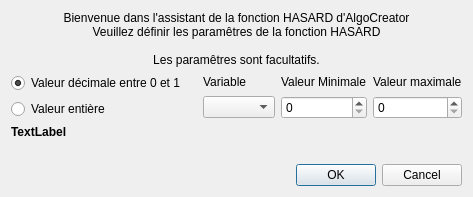
<?xml version="1.0" encoding="UTF-8"?>
<ui version="4.0">
 <class>assistFonctionHasard</class>
 <widget class="QDialog" name="assistFonctionHasard">
  <property name="geometry">
   <rect>
    <x>0</x>
    <y>0</y>
    <width>473</width>
    <height>197</height>
   </rect>
  </property>
  <property name="windowTitle">
   <string>Dialog</string>
  </property>
  <layout class="QVBoxLayout" name="verticalLayout">
   <item>
    <widget class="QLabel" name="label">
     <property name="text">
      <string>Bienvenue dans l'assistant de la fonction HASARD d'AlgoCreator
Veuillez définir les paramêtres de la fonction HASARD

Les paramêtres sont facultatifs.</string>
     </property>
     <property name="alignment">
      <set>Qt::AlignCenter</set>
     </property>
    </widget>
   </item>
   <item>
    <layout class="QHBoxLayout" name="horizontalLayout">
     <item>
      <layout class="QVBoxLayout" name="verticalLayout_2">
       <item>
        <widget class="QRadioButton" name="valDecimale">
         <property name="text">
          <string>Valeur décimale entre 0 et 1</string>
         </property>
         <property name="checked">
          <bool>true</bool>
         </property>
        </widget>
       </item>
       <item>
        <widget class="QRadioButton" name="valEntiere">
         <property name="text">
          <string>Valeur entière</string>
         </property>
        </widget>
       </item>
      </layout>
     </item>
     <item>
      <layout class="QGridLayout" name="gridLayout">
       <item row="1" column="2">
        <widget class="QSpinBox" name="valMax"/>
       </item>
       <item row="1" column="1">
        <widget class="QSpinBox" name="valMin"/>
       </item>
       <item row="1" column="0">
        <widget class="QComboBox" name="listeVar"/>
       </item>
       <item row="0" column="0">
        <widget class="QLabel" name="label_3">
         <property name="text">
          <string>Variable</string>
         </property>
        </widget>
       </item>
       <item row="0" column="1">
        <widget class="QLabel" name="label_4">
         <property name="text">
          <string>Valeur Minimale</string>
         </property>
        </widget>
       </item>
       <item row="0" column="2">
        <widget class="QLabel" name="label_5">
         <property name="text">
          <string>Valeur maximale</string>
         </property>
        </widget>
       </item>
      </layout>
     </item>
    </layout>
   </item>
   <item>
    <widget class="QLabel" name="description">
     <property name="font">
      <font>
       <weight>75</weight>
       <bold>true</bold>
      </font>
     </property>
     <property name="text">
      <string>TextLabel</string>
     </property>
    </widget>
   </item>
   <item>
    <spacer name="verticalSpacer">
     <property name="orientation">
      <enum>Qt::Vertical</enum>
     </property>
     <property name="sizeHint" stdset="0">
      <size>
       <width>20</width>
       <height>30</height>
      </size>
     </property>
    </spacer>
   </item>
   <item>
    <widget class="QDialogButtonBox" name="buttonBox">
     <property name="orientation">
      <enum>Qt::Horizontal</enum>
     </property>
     <property name="standardButtons">
      <set>QDialogButtonBox::Cancel|QDialogButtonBox::Ok</set>
     </property>
    </widget>
   </item>
  </layout>
 </widget>
 <resources/>
 <connections>
  <connection>
   <sender>buttonBox</sender>
   <signal>accepted()</signal>
   <receiver>assistFonctionHasard</receiver>
   <slot>accept()</slot>
   <hints>
    <hint type="sourcelabel">
     <x>248</x>
     <y>254</y>
    </hint>
    <hint type="destinationlabel">
     <x>157</x>
     <y>274</y>
    </hint>
   </hints>
  </connection>
  <connection>
   <sender>buttonBox</sender>
   <signal>rejected()</signal>
   <receiver>assistFonctionHasard</receiver>
   <slot>reject()</slot>
   <hints>
    <hint type="sourcelabel">
     <x>316</x>
     <y>260</y>
    </hint>
    <hint type="destinationlabel">
     <x>286</x>
     <y>274</y>
    </hint>
   </hints>
  </connection>
 </connections>
</ui>
